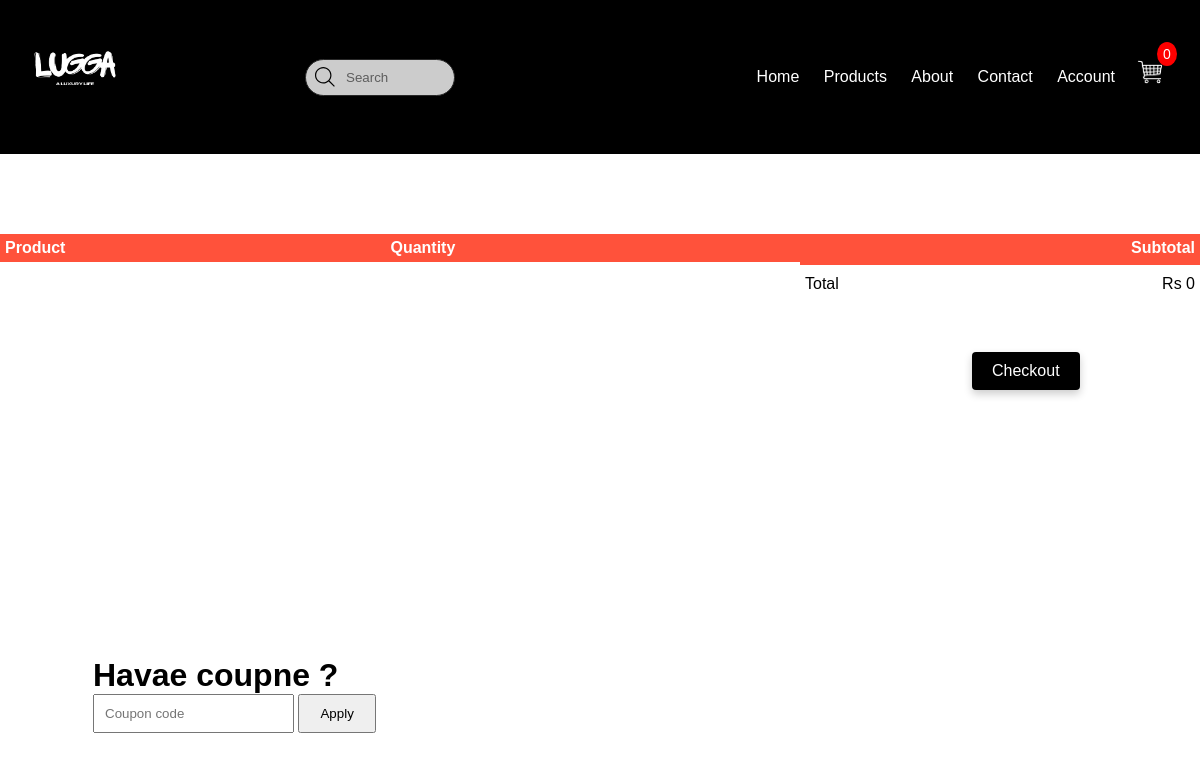
Page /accounts/cart/ (signed in) on the earlier database version.
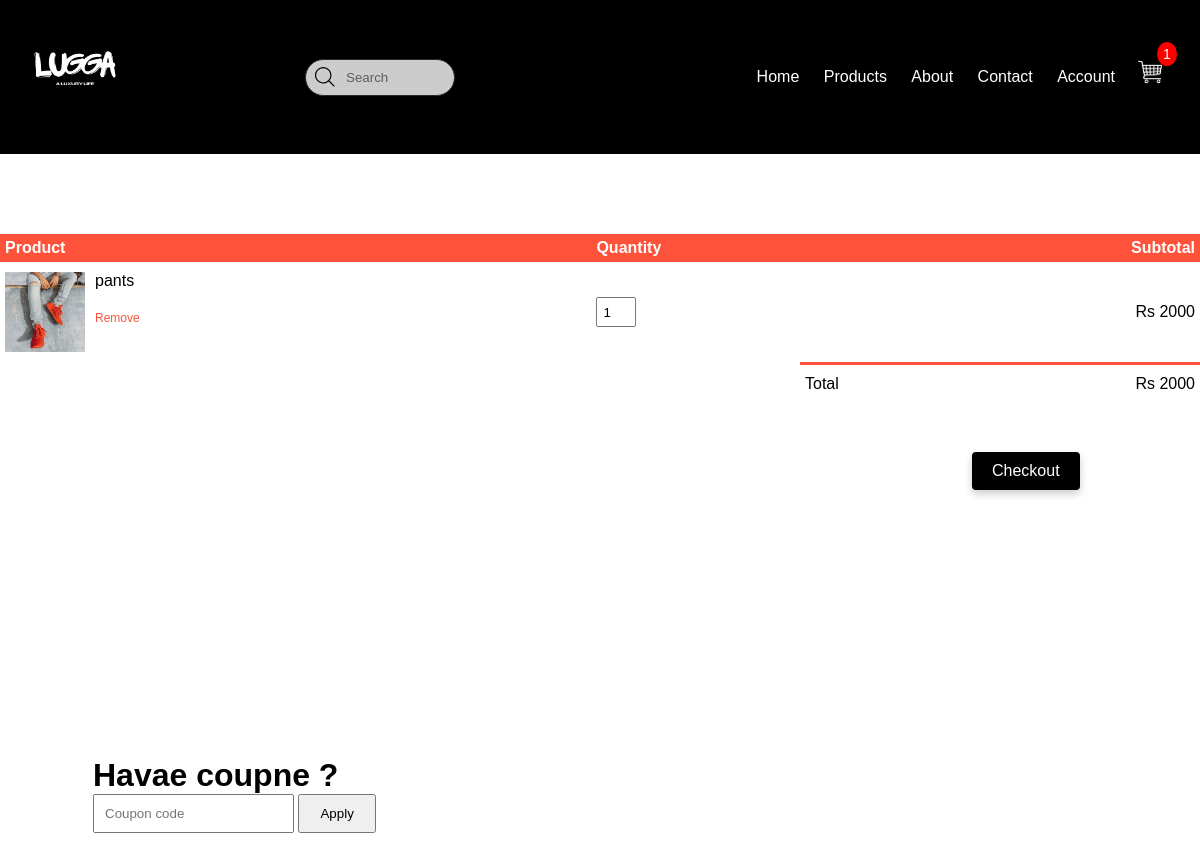
Same page on the later database version.
### accounts/models.py (models this page shows, shortened)
class Profile(BaseModel):
    user = models.OneToOneField(User, on_delete=models.CASCADE, related_name="profile")
    is_email_verified = models.BooleanField(default=False)
    email_token = models.CharField(max_length=100, null=True, blank=True)
    profile_image = models.ImageField(upload_to='profile')
    def get_cart_count(self):
        return CartItems.objects.filter(cart__is_paid=False, cart__user=self.user).count()

class CartItems(models.Model):
    uid = models.UUIDField(default=uuid.uuid4, editable=False, unique=True)  # Ensures unique identifier
    cart = models.ForeignKey('Cart', on_delete=models.CASCADE, related_name='cart_items')  # Ensure 'Cart' is defined
    product = models.ForeignKey(Product, on_delete=models.CASCADE)
    color_variant = models.ForeignKey(ColorVariant, on_delete=models.SET_NULL, null= True, blank=True )
    size_variant = models.ForeignKey(SizeVariant, on_delete=models.SET_NULL, null= True, blank=True )
    quantity = models.PositiveIntegerField(default=1)
    def get_product_price(self):
        return self.product.price * self.quantity  # A method to get total price for this item

### products/models.py (models this page shows, shortened)
class Product(BaseModel):
    product_name = models.CharField(max_length=100)
    slug = models.SlugField(unique=True, null=True, blank=True)
    category = models.ForeignKey(Category, on_delete=models.CASCADE, related_name="products")
    price = models.IntegerField()
    product_description = models.TextField()
    color_variant = models.ManyToManyField(ColorVariant, blank=True)
    size_variant = models.ManyToManyField(SizeVariant, blank=True)
    stock = models.PositiveIntegerField(default=0)

class ProductImage(BaseModel):
    product = models.ForeignKey(Product, on_delete=models.CASCADE, related_name="product_images")
    image = models.ImageField(upload_to="product")

### accounts/views.py (the view, shortened to what this page needs)
# urls.py: path('cart/', cart, name="cart"),
@login_required
def cart(request):
    cart_obj = Cart.objects.filter(is_paid=False, user=request.user).first()  # No exception if no cart
    if not cart_obj:
        messages.warning(request, "No active cart found.")
        return HttpResponseRedirect("/")  # Redirect to home or another appropriate page
    cart_items = cart_obj.cart_items.all()  # Get all items in the cart
    cart_total = cart_obj.get_cart_total()  # Get the total price of the cart
    context = {
        'cart_items': cart_items,
        'cart_total': cart_total,
        'cart_obj': cart_obj,
    }
    if not cart_obj:
        cart_obj = Cart.objects.create(user=request.user, is_paid=False)
        cart_items = []
        cart_total = 0
        messages.info(request, "A new cart has been created.")
    return render(request, 'accounts/cart.html', context)

### accounts/models.py (called while the page is built)
    def get_cart_total(self):
        cart_items = self.cart_items.all()
        price = []
        for cart_item in cart_items:
            price.append(cart_item.product.price)
            if cart_item.color_variant:
                price.append(cart_item.color_variant.price)
            if cart_item.size_variant:
                price.append(cart_item.size_variant.price)
        if self.coupon and self.coupon.minimum_amount < sum(price):
            return sum(price) - self.coupon.discount_price
        return sum(price)

### templates/accounts/cart.html (shortened to what this page needs)
{% extends 'base/base.html' %}
{% block start %}
<html>
<div class="flex-container">
    <div class="small-container cart-page">
    <table>
        <tr>
            <th>Product</th>
            <th>Quantity</th>
            <th>Subtotal</th>
        </tr>
        {% for cart_item in cart_items %}
        <tr>
            <td>
                <div class="cart-info">
                    <img src="/media/{{ cart_item.product.product_images.first.image }}">
                    <div>
                        <p>{{ cart_item.product.product_name }}</p>
                        <br>
                        <a href="{% url 'remove_cart' cart_item.uid %}">Remove</a>
                    </div>
                </div>
            </td>
            <td><input type="number" value="1"></td>
            <td>Rs {{ cart_item.get_product_price }}</td>
        </tr>
        {% endfor %}
    </table>
    <div class="total-price">
        <table>
            <tr>
                <td>Total</td>
                <td>Rs {{ cart_total }}</td>
            </tr>
        </table>
    </div>
            <button onclick="showModal()" class="checkout-btn">Checkout</button>
<div class="apply-section">
    <form method="POST">
        <h1> Havae coupne ?</h1>
        <input type="text" id="coupon-code" name="coupon" placeholder="Coupon code" required>
        <button type="submit">Apply</button>
    </form>
</div>
</div>
</html>
{% endblock %}

### templates/base/base.html (shortened to what this page needs)
{% load static %}
<!DOCTYPE html>
<html>
    <head>
        <div class="navbar">
            <div class="logo">
                <img src="/media/product/1__1_-removebg-preview.png" width="150px">
            </div>
            <div class="container-input">
                <input type="text" placeholder="Search" name="text" class="input">
              </div>
            <nav>
                <ul>
                    <li><a href="{% url 'index' %}">Home</a></li>
                    <li><a href="#">Products</a></li>
                    <li><a href="#">About</a></li>
                    <li><a href="#">Contact</a></li>
                    <li><a  href='{% url 'register' %}'>Account</a></li>
                </ul>
            </nav>
            <div class="count_cart">
                <a href="{% url 'cart' %}">
                    <img src="/media/product/2-removebg-preview.png" width="60px" height="60px">
                    <span class="count">{{ request.user.profile.get_cart_count }}</span>
                </a>
            </div>
        </div>
       {% block start %}
       {% endblock %}
    </body>
</html>

### templates/base/base.html (style rules this page uses)
* { margin: 0; padding: 0; box-sizing: border-box; }
.navbar { margin-bottom: 0px; display: flex; align-items: center; pad: 20px; background-color: #000000; color: white; }
nav { flex: 1; text-align: right; margin-right: 65px; }
nav ul { display: inline-block; list-style-type: none; }
nav ul li { display: inline-block; margin-right: 20px; color: white; }
a { text-decoration: none; color: white; }
p { color: white; }
.container-input { position: relative; margin-left: 155px; }
.input { width: 150px; padding: 10px 0px 10px 40px; border-radius: 9999px; border: solid 1px #333; transition: all .2s ease-in-out; outline: none; opacity: 0.8; }
.container-input svg { position: absolute; top: 50%; left: 10px; transform: translate(0, -50%); }
.count_cart { position: fixed; top: 42px; right: 20px; width: 60px; height: 60px; background-color: black; border-radius: 50%; text-align: center; box-shadow: 0 0 10px rgba(0, 0, 0, 0.1); z-index: 1000; }
.count_cart a { display: block; width: 100%; height: 100%; text-decoration: none; color: inherit; }
.count_cart img { width: 100%; height: 100%; object-fit: cover; }
.count_cart .count { margin-bottom:20px; margin-right: 51px; position: absolute; top: 0px; right: -48px; background-color: red; color: white; font-size: 14px; padding: 4px; border-radius: 50%; min-width: 20px; text-align: center; }
.count_cart { display:flex; }

### templates/accounts/cart.html (style rules this page uses)
.cart-page { color: black; margin: 80px auto; width: 80%; }
table { width: 100%; border-collapse: collapse; }
.cart-info { display: flex; flex-wrap: wrap; }
th { text-align: left; padding: 5px; color: #fff; background: #ff523b; }
td { padding: 10px 5px; }
td input { width: 40px; height: 30px; padding: 5px; }
td a { color: #ff523b; font-size: 12px; }
td img { width: 80px; height: 80px; margin-right: 10px; }
.total-price { display: flex; justify-content: flex-end; }
.total-price table { border-top: 3px solid #ff523b; width: 100%; max-width: 400px; }
td:last-child { text-align: right; }
th:last-child { text-align: right; }
.checkout-btn { margin-left: 972px; margin-top: 49px; display: inline-block; padding: 10px 20px; background-color: black; color: white; text-align: center; text-decoration: none; font-size: 16px; border: none; cursor: pointer; border-radius: 4px; box-shadow: 0 4px 8px rgba(0, 0, 0, 0.2); transition: box-shadow 0.3s ease; }
.cart-info p { color: black; // This sets the text color to black }
.apply-section { margin: 20px 0; // Add some spacing around the section text-align: left; margin-top: 267px; margin-left: 93px; }
.apply-section input { padding: 10px; // Add padding for better usability border: 1px solid #ccc; // Basic border border-radius: 4px; // Smooth edges }
.apply-section button { padding: 10px 20px; // Padding for the button background-color: #ff523b; // Matching your color theme color: white; // White text for contrast border: none; // No border border-radius: 4px; // Rounded edges cursor: pointer; // Change cursor on hover }
.flex-container { display: flex; justify-content: space-between; }
.cart-page { flex: 3; }
.apply-section { flex: 2; }

Differences in the rows shown:
added CartItems: product.product_images.first.image (picture), product.product_name "pants", get_product_price "2000"
Other differences:
{{ request.user.profile.get_cart_count }}: "0" → "1"
{{ cart_total }}: "0" → "2000"
